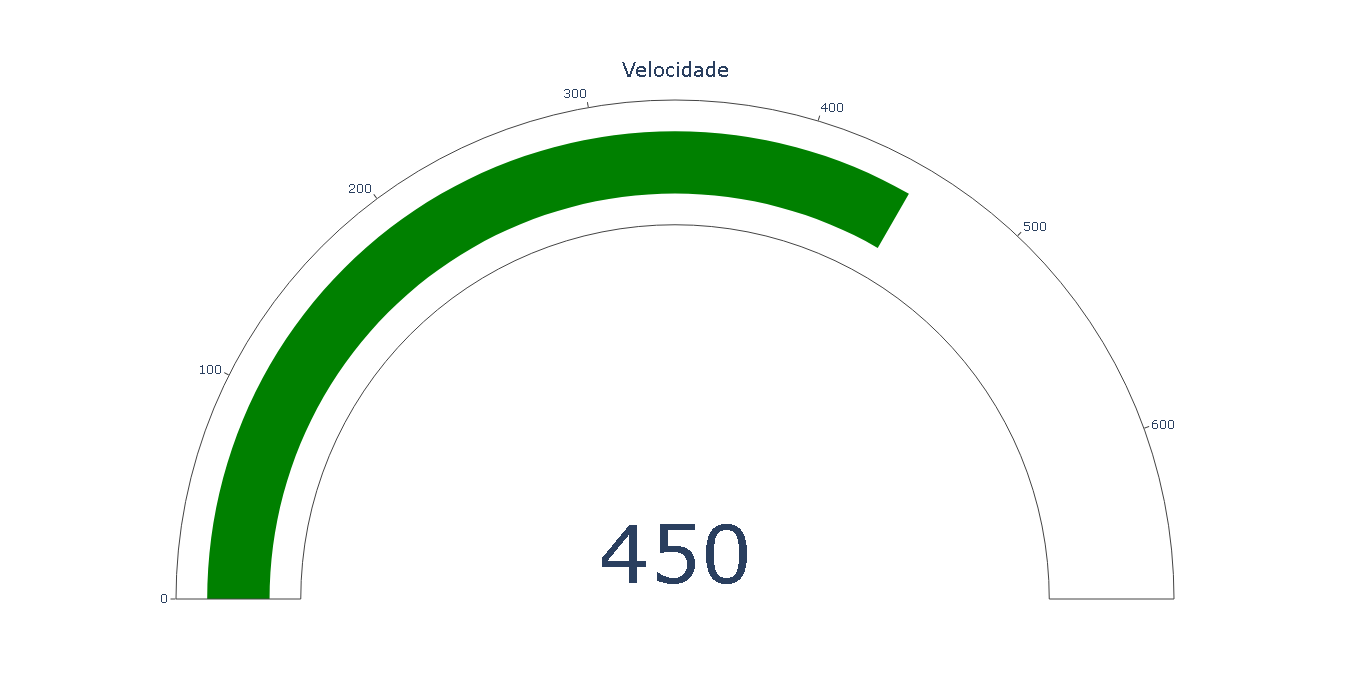

Here is the Python script that generated this plot:
import plotly.graph_objects as go

fig = go.Figure(go.Indicator(
    mode = "gauge+number", # o tipo de indicador (medida + número)
    value = 450, # valor a ser exibido, podendo ser uma variável
    title = {'text': "Velocidade"}, # título do gráfico
    domain = {'x': [0, 1], 'y': [0, 1]} 
))

fig.show()
